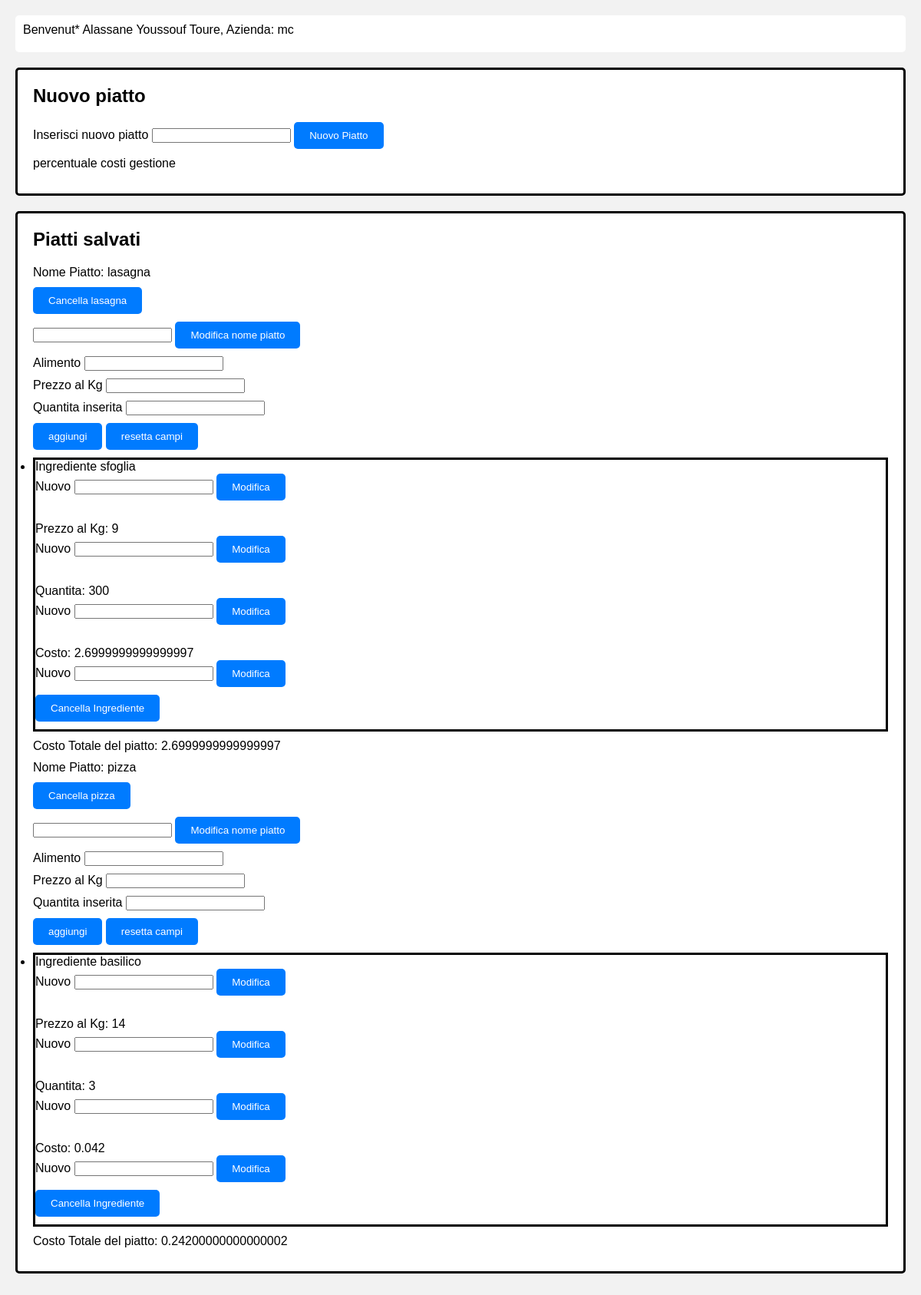
Page /calcolaTotale (signed in) on the committed database.
### tables this page shows
CREATE TABLE utenti
(
    id_utente INTEGER PRIMARY KEY AUTOINCREMENT,
    nome TEXT,
    cognome TEXT,
    mail TEXT,
    compagnia TEXT,
    passwo VARCHAR[255] NOT NULL
);

CREATE TABLE piatti
(
	piattoId INTEGER PRIMARY KEY AUTOINCREMENT,
    idUtente INT,
	nome VARCHAR(100),
    costo DECIMAL (10, 4)
);

CREATE TABLE ingredienti
(
    ingredienteId INTEGER PRIMARY KEY AUTOINCREMENT,
    idUtente INT,
    idPiatto INT,
    nome TEXT,
    prezzoKg DECIMAL (10, 4),
	quantita DECIMAL (10, 4),
    costo DECIMAL(10, 3)
);

### app.py (the view)
@app.route('/calcolaTotale', methods=['POST', 'GET'])
def calcolaTot():
    db=database.db()
    piattiUtente=database.visualizza_tutti_piatti(db, 'piatti', session['userId'])
    ingredientiUtente=database.visualizza_tutti_piatti(db, 'ingredienti', session['userId'])
    infoUtente=database.visualizza_tutti_piatti(db, 'utenti', session['userId'])
    db.close()
    return render_template('calcolaPrezzo.html', piattiUtente=piattiUtente, ingredientiUtente=ingredientiUtente, infoUtente=infoUtente)

### query.py (called while the page is built)
    def db():
        DATABASE = 'piatti.db'
        db = getattr(g, '_database', None)
        if db is None:
            db = g._database = sqlite3.connect(DATABASE)
        return db

    def visualizza_tutti_piatti(db, tabella, idUte):
        cursore=db.cursor()
        if tabella=='piatti':
            cursore.execute(f"SELECT * FROM {tabella} WHERE idUtente=?", (idUte,))
            piatti=cursore.fetchall()
        elif tabella=='ingredienti':
            cursore.execute(f"SELECT * FROM {tabella} WHERE idUtente=?", (idUte,))
            piatti=cursore.fetchall()
        elif tabella=='utenti':
            cursore.execute(f"SELECT * FROM {tabella} WHERE id_utente=?", (idUte,))
            piatti=cursore.fetchone()
        return piatti

### templates/calcolaPrezzo.html (shortened to what this page needs)
<!DOCTYPE html>
<html>
<head>
    <link type="text/css" rel="stylesheet" href="{{ url_for('static', filename='templates.css') }}" />
</head>
<body class="l1">
    <div class="info_ute">
        <p>Benvenut* {{(infoUtente[1])}} {{(infoUtente[2])}}, Azienda: {{(infoUtente[4])}}</p>
    </div>
    <div class="fondoForm">
        <h1>Nuovo piatto</h1>
        <form action="{{('/nuovoPiatto')}}" method="post">
            <label for="nomePiatto">Inserisci nuovo piatto</label>
            <input type="text" id="nomePiatto" name="nomePiatto">
            <input type="submit" value="Nuovo Piatto">
        </form>
        <p>percentuale costi gestione</p>
    </div>
    <div class="fondoForm">
        <h1>Piatti salvati</h1>
        {% for piatto in piattiUtente %}
        <div class="piatti">
            <p>Nome Piatto: {{piatto[2]}}</p>
            <form action="{{('/cancellaX')}}" method="post">
                <input type="submit" value="Cancella {{piatto[2]}}" />
            </form>
            <form action="{{(url_for('modifica', sel=1, idP=piatto[0], selCol=0))}}" method="post">
                <input type="text" name="nuovo" />
                <input type="submit" value="Modifica nome piatto" />
            </form>
            <form action="{{('/nuovoIngrediente')}}" method="post">
                <label for="nomeAlimento">Alimento</label>
                <input type="text" id="nomeAlimento" name="nomeAlimento">
                <br>
                <label for="prezzoAlKg">Prezzo al Kg</label>
                <input type="text" id="prezzoAlKg" name="prezzoAlKg">
                <br>
                <label for="quantita">Quantita inserita</label>
                <input type="text" id="quantita" name="quantita">
                <br>
                <input type="submit" value="aggiungi">
                <input type="reset" value="resetta campi">
            </form>
            <ul class="tab">
                {% for ingredientiUtente in ingredientiUtente %}
                {% if piatto[0]== ingredientiUtente[2] %}
                <li class="tab2">
                    Ingrediente {{ingredientiUtente[3]}}
                    <form action="{{(url_for('modifica', sel=2, idP=ingredientiUtente[0], selCol=0))}}" , method="post">
                        <label for="ingre">Nuovo</label>
                        <input type="text" name="ingre" />
                        <input type="submit" value="Modifica" />
                    </form>
                    <br />
                    Prezzo al Kg: {{ingredientiUtente[4]}}
                    <form action="{{(url_for('modifica', sel=2, idP=ingredientiUtente[0], selCol=1))}}" , method="post">
                        <label for="ingre">Nuovo</label>
                        <input type="text" name="ingre" />
                        <input type="submit" value="Modifica" />
                    </form>
                    <br />
                    Quantita: {{ingredientiUtente[5]}}
                    <form action="{{(url_for('modifica', sel=2, idP=ingredientiUtente[0], selCol=2))}}" , method="post">
                        <label for="ingre">Nuovo</label>
                        <input type="text" name="ingre" />
                        <input type="submit" value="Modifica" />
                    </form>
                    <br />
                    Costo: {{ingredientiUtente[6]}}
                    <form action="{{(url_for('modifica', sel=2, idP=ingredientiUtente[0], selCol=3))}}" , method="post">
                        <label for="ingre">Nuovo</label>
                        <input type="text" name="ingre" />
                        <input type="submit" value="Modifica" />
                    </form>
                    <form action="{{('/cancellaXy')}}" method="post">
                        <input type="submit" value="Cancella Ingrediente" />
                    </form>
                </li>
                {% endif %}
                {% endfor %}
            </ul>
            <p>Costo Totale del piatto: {{piatto[3]}}</p>
        </div>
        {% endfor %}
    </div>
</body>
</html>

### static/templates.css (style rules this page uses)
* { margin: 0; padding: 0; }
body { font-family: Arial, sans-serif; background-color: #f2f2f2; padding: 20px; }
.info_ute { background-color: #ffffff; padding: 10px; border-radius: 5px; margin-bottom: 20px; }
.tab2 { border:solid; }
.fondoForm { background-color: #ffffff; padding: 20px; border-radius: 5px; margin-bottom: 20px; border:solid; }
input[type="text"], input[type="submit"], input[type="reset"], label { margin-bottom: 10px; }
h1 { margin-bottom: 20px; font-size: 24px; }
p { margin-bottom: 10px; }
ul { margin-bottom: 10px; }
li { margin-bottom: 5px; }
input[type="submit"], input[type="reset"] { background-color: #007bff; color: #ffffff; border: none; padding: 10px 20px; border-radius: 5px; cursor: pointer; }

### rows in the picture
utenti: nome "Alassane Youssouf", cognome "Toure", compagnia "mc"
piatti: nome "lasagna", nome "Cancella lasagna", costo "2.6999999999999997"
ingredienti: nome "sfoglia", prezzoKg "9", quantita "300", costo "2.6999999999999997"
piatti: nome "pizza", nome "Cancella pizza", costo "0.24200000000000002"
ingredienti: nome "basilico", prezzoKg "14", quantita "3", costo "0.042"
